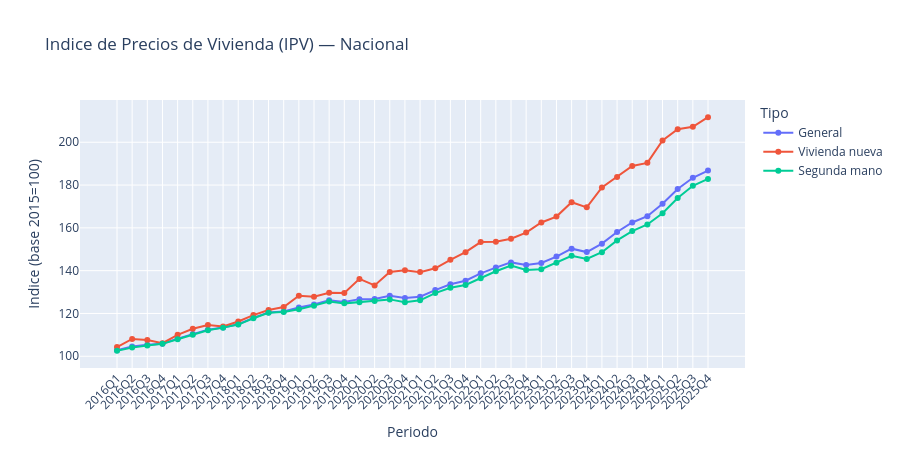

Source (notebook cell):
### Markdown cell above
## 6. IPV: Indice de Precios de Vivienda nacional (INE)

### Code cell
df_ipv = query("""
    SELECT category, year, quarter, value, period
    FROM ipv
    WHERE value IS NOT NULL
    ORDER BY category, year, quarter
""").to_pandas()

cat_labels = {
    "ipv_general": "General",
    "ipv_nueva": "Vivienda nueva",
    "ipv_segunda_mano": "Segunda mano",
}
df_ipv["tipo"] = df_ipv["category"].map(cat_labels)

fig = px.line(
    df_ipv, x="period", y="value", color="tipo",
    title="Indice de Precios de Vivienda (IPV) — Nacional",
    labels={"period": "Periodo", "value": "Indice (base 2015=100)", "tipo": "Tipo"},
    markers=True,
)
fig.update_layout(hovermode="x unified", width=900, height=450, xaxis_tickangle=-45)
fig.show()

### Figure 1 — Plotly figure (JSON) as saved in the notebook; plotly's stock layout.template omitted (floating-point values rounded to 4 significant figures)
{"data": [{"hovertemplate": "Tipo=General<br>Periodo=%{x}<br>Indice (base 2015=100)=%{y}<extra></extra>", "legendgroup": "General", "line": {"color": "#636efa", "dash": "solid"}, "marker": {"symbol": "circle"}, "mode": "lines+markers", "name": "General", "orientation": "v", "showlegend": true, "type": "scatter", "x": ["2016Q1", "2016Q2", "2016Q3", "2016Q4", "2017Q1", "2017Q2", "2017Q3", "2017Q4", "2018Q1", "2018Q2", "2018Q3", "2018Q4", "2019Q1", "2019Q2", "2019Q3", "2019Q4", "2020Q1", "2020Q2", "2020Q3", "2020Q4", "2021Q1", "2021Q2", "2021Q3", "2021Q4", "2022Q1", "2022Q2", "2022Q3", "2022Q4", "2023Q1", "2023Q2", "2023Q3", "2023Q4", "2024Q1", "2024Q2", "2024Q3", "2024Q4", "2025Q1", "2025Q2", "2025Q3", "2025Q4"], "xaxis": "x", "y": [102.8, 104.6, 105.4, 105.8, 108.2, 110.4, 112.4, 113.5, 115.0, 117.9, 120.5, 121.0, 122.8, 124.2, 126.1, 125.3, 126.7, 126.8, 128.3, 127.2, 127.8, 130.9, 133.7, 135.3, 138.7, 141.4, 143.9, 142.7, 143.6, 146.6, 150.3, 148.7, 152.6, 158.1, 162.5, 165.4, 171.3, 178.2, 183.4, 186.8], "yaxis": "y"}, {"hovertemplate": "Tipo=Vivienda nueva<br>Periodo=%{x}<br>Indice (base 2015=100)=%{y}<extra></extra>", "legendgroup": "Vivienda nueva", "line": {"color": "#EF553B", "dash": "solid"}, "marker": {"symbol": "circle"}, "mode": "lines+markers", "name": "Vivienda nueva", "orientation": "v", "showlegend": true, "type": "scatter", "x": ["2016Q1", "2016Q2", "2016Q3", "2016Q4", "2017Q1", "2017Q2", "2017Q3", "2017Q4", "2018Q1", "2018Q2", "2018Q3", "2018Q4", "2019Q1", "2019Q2", "2019Q3", "2019Q4", "2020Q1", "2020Q2", "2020Q3", "2020Q4", "2021Q1", "2021Q2", "2021Q3", "2021Q4", "2022Q1", "2022Q2", "2022Q3", "2022Q4", "2023Q1", "2023Q2", "2023Q3", "2023Q4", "2024Q1", "2024Q2", "2024Q3", "2024Q4", "2025Q1", "2025Q2", "2025Q3", "2025Q4"], "xaxis": "x", "y": [104.3, 108.1, 107.6, 106.1, 110.0, 112.8, 114.6, 113.9, 116.2, 119.2, 121.6, 123.0, 128.3, 127.8, 129.7, 129.5, 136.2, 133.1, 139.4, 140.1, 139.3, 141.1, 145.1, 148.6, 153.4, 153.5, 154.9, 157.8, 162.5, 165.3, 172.0, 169.6, 178.9, 183.8, 188.9, 190.4, 200.8, 206.1, 207.2, 211.7], "yaxis": "y"}, {"hovertemplate": "Tipo=Segunda mano<br>Periodo=%{x}<br>Indice (base 2015=100)=%{y}<extra></extra>", "legendgroup": "Segunda mano", "line": {"color": "#00cc96", "dash": "solid"}, "marker": {"symbol": "circle"}, "mode": "lines+markers", "name": "Segunda mano", "orientation": "v", "showlegend": true, "type": "scatter", "x": ["2016Q1", "2016Q2", "2016Q3", "2016Q4", "2017Q1", "2017Q2", "2017Q3", "2017Q4", "2018Q1", "2018Q2", "2018Q3", "2018Q4", "2019Q1", "2019Q2", "2019Q3", "2019Q4", "2020Q1", "2020Q2", "2020Q3", "2020Q4", "2021Q1", "2021Q2", "2021Q3", "2021Q4", "2022Q1", "2022Q2", "2022Q3", "2022Q4", "2023Q1", "2023Q2", "2023Q3", "2023Q4", "2024Q1", "2024Q2", "2024Q3", "2024Q4", "2025Q1", "2025Q2", "2025Q3", "2025Q4"], "xaxis": "x", "y": [102.5, 104.0, 105.1, 105.8, 108.0, 110.1, 112.1, 113.4, 114.8, 117.8, 120.3, 120.7, 122.0, 123.7, 125.6, 124.7, 125.3, 125.9, 126.6, 125.2, 126.2, 129.5, 132.0, 133.3, 136.5, 139.7, 142.3, 140.4, 140.7, 143.7, 146.9, 145.5, 148.6, 154.2, 158.5, 161.6, 166.8, 173.9, 179.7, 182.9], "yaxis": "y"}], "layout": {"height": 450, "hovermode": "x unified", "legend": {"title": {"text": "Tipo"}, "tracegroupgap": 0}, "title": {"text": "Indice de Precios de Vivienda (IPV) — Nacional"}, "width": 900, "xaxis": {"anchor": "y", "domain": [0, 1], "tickangle": -45, "title": {"text": "Periodo"}}, "yaxis": {"anchor": "x", "domain": [0, 1], "title": {"text": "Indice (base 2015=100)"}}}}
